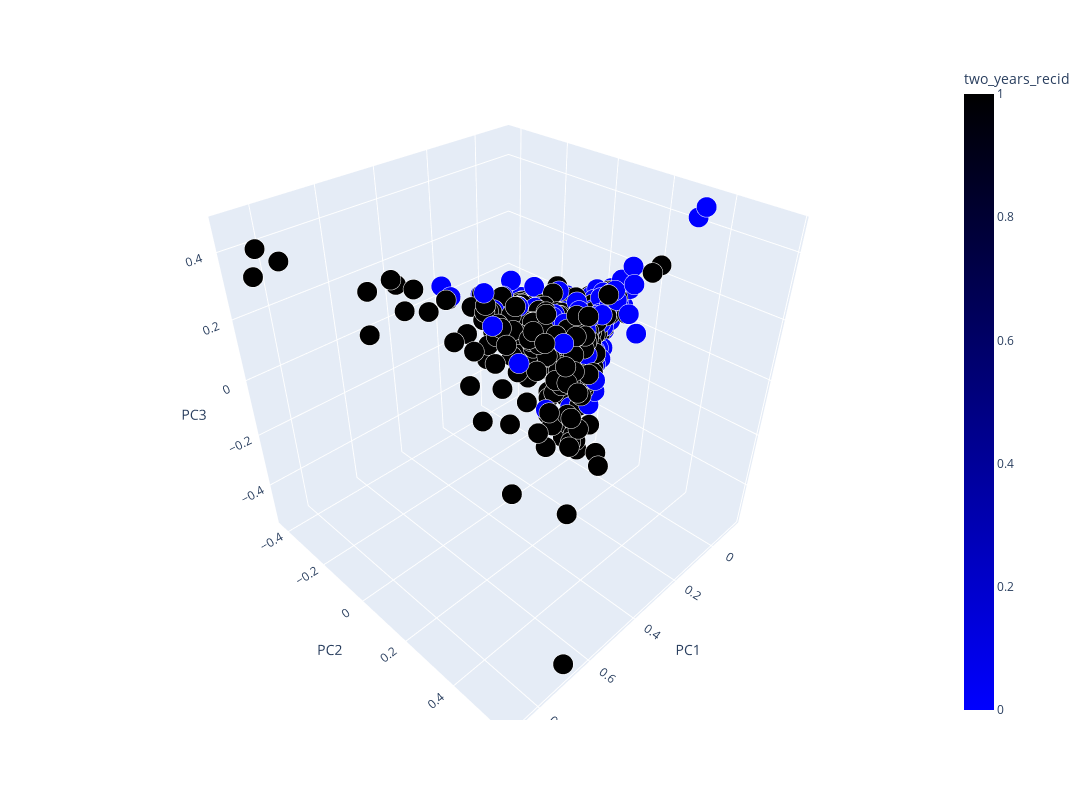

Write notebook code for a chart like this one.
### Markdown cell above
In the next cell, you are asked to perform a 3 components PCA and plot it using Plotly.
<div class="alert alert-danger">
 Note: On certain versions of Firefox, the 3D scatter function of plotly may have some issues.
</div>

### Code cell
"""
CELL N°2.2.2 : Principal Component Analysis (3D)

@pre:  A pandas.DataFrame `X` containing the dataset and labels `y`
@post: A PCA visualization in 3D where points are colored with respect to true labels `y`
"""

def PCA_3comp_visu(X):

    pca = PCA(n_components=3) # create the scikit-learn estimator, here the PCA with 3 PCs
    X = pca.fit_transform(X) # fit the data, i.e., actually run the estimation of PCs and loadings from dataset X
    X_normalized = X / (X.max(axis=0) - X.min(axis=0))
    X = pd.DataFrame(data=X_normalized, columns=["PC1", "PC2", "PC3"])

    # Create scatter plot
    fig = px.scatter_3d(X, x="PC1", y="PC2", z="PC3", 
                        color=y, 
                        color_continuous_scale=['blue','black'],
                        size=10*np.ones_like(X['PC1']), opacity=1,
                        labels={'color':'two_years_recid'})


    fig.update_layout(
        scene = dict(
            aspectmode = 'data'
        ),
        width=1200, height=800,
        showlegend = True
        )

    fig.show()

PCA_3comp_visu(X)

### Figure 1 — Plotly figure (JSON) as saved in the notebook; plotly's stock layout.template omitted (floating-point values rounded to 4 significant figures; data arrays with more than 128 entries replaced by an {"elided": "..."} marker saying what was removed)
{"data": [{"hovertemplate": "PC1=%{x}<br>PC2=%{y}<br>PC3=%{z}<br>size=%{marker.size}<br>two_years_recid=%{marker.color}<extra></extra>", "legendgroup": "", "marker": {"color": {"elided": "5388 int values"}, "coloraxis": "coloraxis", "opacity": 1, "size": {"elided": "5388 int values"}, "sizemode": "area", "sizeref": 0.025, "symbol": "circle"}, "mode": "markers", "name": "", "scene": "scene", "showlegend": false, "type": "scatter3d", "x": {"elided": "5388 float values"}, "y": {"elided": "5388 float values"}, "z": {"elided": "5388 float values"}}], "layout": {"coloraxis": {"colorbar": {"title": {"text": "two_years_recid"}}, "colorscale": [[0, "blue"], [1, "black"]]}, "height": 800, "legend": {"itemsizing": "constant", "tracegroupgap": 0}, "margin": {"t": 60}, "scene": {"aspectmode": "data", "domain": {"x": [0, 1], "y": [0, 1]}, "xaxis": {"title": {"text": "PC1"}}, "yaxis": {"title": {"text": "PC2"}}, "zaxis": {"title": {"text": "PC3"}}}, "showlegend": true, "width": 1200}}
